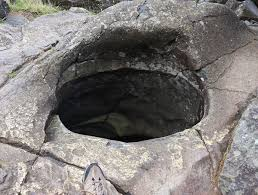
#> input picture Deep Blue/test images/p77.jfif, 258 x 195 px
$ jupyter execute suceess2.ipynb   (older library calls are emulated)
#> lines starting #> are read from the running program, lines starting #| are printed output that depends on the picture; after the words box and inside, x2 and y2 are one past the last pixel; in counts of white or black regions, pixels touching at a corner belong together; long printed decimals are rounded
[cell 1]
import numpy as np
import imutils
import cv2
from matplotlib import pyplot as plt
import math

img = cv2.imread('test images/p77.jfif')#pot07,img22.jfif,p77,pot01.jfif,pot02.jpg,pot06.jfif
#> img is the input picture: shape (195, 258, 3); mean B, G, R 120.9, 123.3, 127.2
img33=img


plt.imshow(img33),
plt.show()
mask = np.zeros(img.shape[:2],np.uint8)

bgdModel = np.zeros((1,65),np.float64)
fgdModel = np.zeros((1,65),np.float64)

# rect = (50,50,450,290)
rect = (50,50,220,150)
cv2.grabCut(img,mask,rect,bgdModel,fgdModel,5,cv2.GC_INIT_WITH_RECT)

mask2 = np.where((mask==2)|(mask==0),0,1).astype('uint8')
img = img*mask2[:,:,np.newaxis]
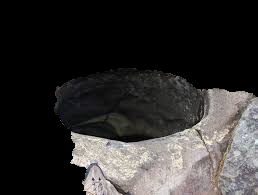
#> img: shape (195, 258, 3); mean B, G, R 47.8, 48.7, 50.6

# plt.imshow(img),
# plt.show()
# orig = image.copy()

background = img33-img
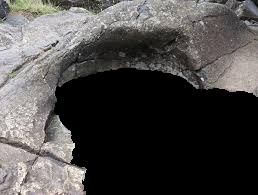
#> background: shape (195, 258, 3); mean B, G, R 73.1, 74.6, 76.6
background[np.where((background > [0,0,0]).all(axis = 2))] =[255,255,255]
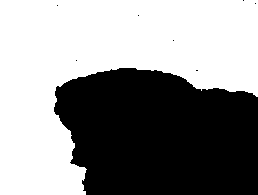
#> background: shape (195, 258, 3); mean B, G, R 144.3, 144.3, 144.3
final = background + img
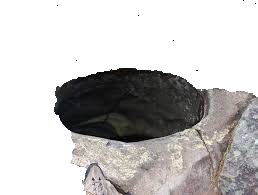
#> final: shape (195, 258, 3); mean B, G, R 192, 193, 194.9
# cv2.imshow("image", final )
# display the results of our newly improved method
gray = cv2.cvtColor(final, cv2.COLOR_BGR2GRAY)
gray = cv2.GaussianBlur(gray, (11, 11), 0)
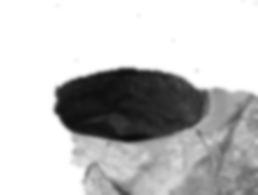
#> gray: shape (195, 258); min 12, max 255, mean 193.5
(minVal, maxVal, minLoc, maxLoc) = cv2.minMaxLoc(gray)
#> minVal = 12; maxVal = 255; minLoc = (128, 137); maxLoc = (0, 0)
# image = orig.copy()
cv2.circle(img, minLoc, 1, (255, 0, 0), 2)
#> img: shape (195, 258, 3); 0.04% of pixels changed, all inside (x1, y1, x2, y2) = (126, 135, 131, 140)
# cv2.imshow("Robust", img)
plt.imshow(img),
plt.show()


image3=img
gray = cv2.cvtColor(image3, cv2.COLOR_BGR2GRAY)
gray = cv2.GaussianBlur(gray, (5, 5), 0)
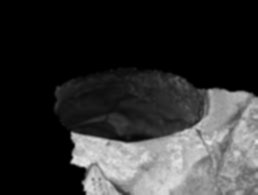
#> gray: shape (195, 258); min 0, max 230, mean 49.2

# threshold the image, then perform a series of erosions +
# dilations to remove any small regions of noise
thresh = cv2.threshold(gray, 45, 255, cv2.THRESH_BINARY)[1]
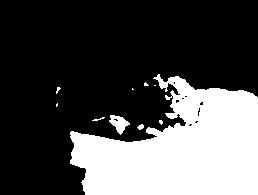
#> thresh: shape (195, 258); 30.1% white; 10 white regions (6 under 20 px), largest, box (x1, y1, x2, y2) and area: (70, 74, 258, 195) 14840, (109, 115, 130, 135) 217, (137, 124, 144, 130) 27, (92, 117, 105, 121) 20
thresh = cv2.erode(thresh, None, iterations=2)
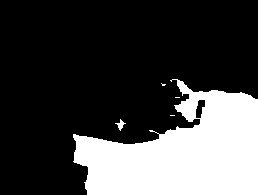
#> thresh: shape (195, 258); 26.8% white; 5 white regions (3 under 20 px), largest, box (x1, y1, x2, y2) and area: (73, 79, 258, 195) 13412, (115, 119, 126, 131) 49
thresh = cv2.dilate(thresh, None, iterations=2)
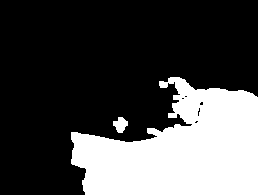
#> thresh: shape (195, 258); 29.5% white; 2 white regions

# find contours in thresholded image, then grab the largest
# one
cnts = cv2.findContours(thresh.copy(), cv2.RETR_EXTERNAL,cv2.CHAIN_APPROX_SIMPLE)
#> cnts = 2 contours; box (x1, y1, x2, y2) and area: (71, 77, 258, 195) 14340, (113, 117, 128, 133) 134
cnts = cnts[0] if imutils.is_cv2() else cnts[1]
c = max(cnts, key=cv2.contourArea)
#> c = contour of 193 points, box (x1, y1, x2, y2) (71, 77, 258, 195), area 14340
extLeft = tuple(c[c[:, :, 0].argmin()][0])
#> extLeft = (71, 132)
extRight = tuple(c[c[:, :, 0].argmax()][0])
#> extRight = (257, 194)
extTop = tuple(c[c[:, :, 1].argmin()][0])
#> extTop = (170, 77)
extBot = tuple(c[c[:, :, 1].argmax()][0])
#> extBot = (85, 194)
# draw the outline of the object, then draw each of the
# extreme points, where the left-most is red, right-most
# is green, top-most is blue, and bottom-most is teal
# cv2.drawContours(image3, [c], -1, (0, 255, 255), 2)
cv2.circle(image3, extLeft, 1, (255, 0, 0), -1)
#> image3: shape (195, 258, 3); mean B, G, R 47.9, 48.7, 50.6
cv2.circle(image3, extRight, 1, (255, 0, 0), -1)
#> image3: shape (195, 258, 3); mean B, G, R 47.9, 48.7, 50.6
cv2.circle(image3, extTop, 1, (255, 0, 0), -1)
#> image3: shape (195, 258, 3); mean B, G, R 47.9, 48.7, 50.6
# [7 lines of commented-out code are left out]
plt.imshow(image3)


distance = math.sqrt( ((extTop[0]-minLoc[0])**2)+((extTop[1]-minLoc[1])**2) )
#> distance = 73.24
width = math.sqrt( ((extLeft[0]-extRight[0])**2)+((extLeft[1]-extRight[1])**2) )
#> width = 196.1


print(distance)
#| 73.239
print(width)
#| 196.061

cv2.waitKey(0)

$ run again, with Deep Blue/test images/img22.jfif copied over Deep Blue/test images/p77.jfif
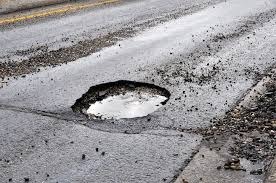
#> input picture Deep Blue/test images/img22.jfif, 276 x 183 px
#> img is the input picture: shape (183, 276, 3); mean B, G, R 152.1, 149.4, 151.4
#> `gray = cv2.GaussianBlur(gray, (11, 11), 0)`:
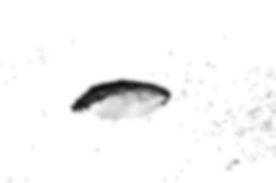
#> gray: shape (183, 276); min 18, max 255, mean 247.3
#> minVal = 18; maxVal = 255; minLoc = (102, 87); maxLoc = (0, 0)
#> `thresh = cv2.dilate(thresh, None, iterations=2)`:
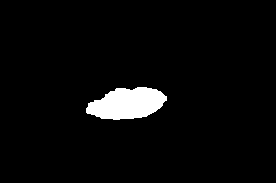
#> thresh: shape (183, 276); 3.8% white; 1 white region
#> cnts = 1 contour; box (x1, y1, x2, y2) and area: (86, 87, 167, 120) 1820
#> c = contour of 69 points, box (x1, y1, x2, y2) (86, 87, 167, 120), area 1820
#> extLeft = (86, 108)
#> extRight = (166, 100)
#> extTop = (137, 87)
#> extBot = (113, 119)
#> distance = 35
#> width = 80.4
#| 35.0
#| 80.399

$ run again, with Deep Blue/test images/pot01.jfif copied over Deep Blue/test images/p77.jfif
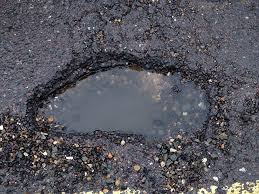
#> input picture Deep Blue/test images/pot01.jfif, 259 x 194 px
#> img is the input picture: shape (194, 259, 3); mean B, G, R 94.5, 86.7, 87.3
#> `gray = cv2.GaussianBlur(gray, (11, 11), 0)`:
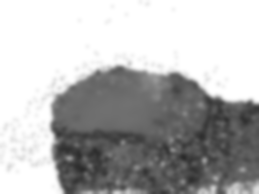
#> gray: shape (194, 259); min 42, max 255, mean 181
#> minVal = 42; maxVal = 255; minLoc = (183, 157); maxLoc = (0, 0)
#> `thresh = cv2.dilate(thresh, None, iterations=2)`:
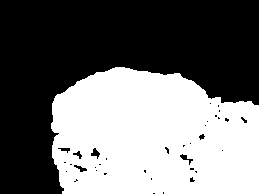
#> thresh: shape (194, 259); 44.4% white; 1 white region
#> cnts = 1 contour; box (x1, y1, x2, y2) and area: (51, 67, 259, 194) 22361
#> c = contour of 151 points, box (x1, y1, x2, y2) (51, 67, 259, 194), area 22361
#> extLeft = (51, 123)
#> extRight = (258, 193)
#> extTop = (115, 67)
#> extBot = (62, 193)
#> distance = 112.8
#> width = 218.5
#| 112.801
#| 218.515
